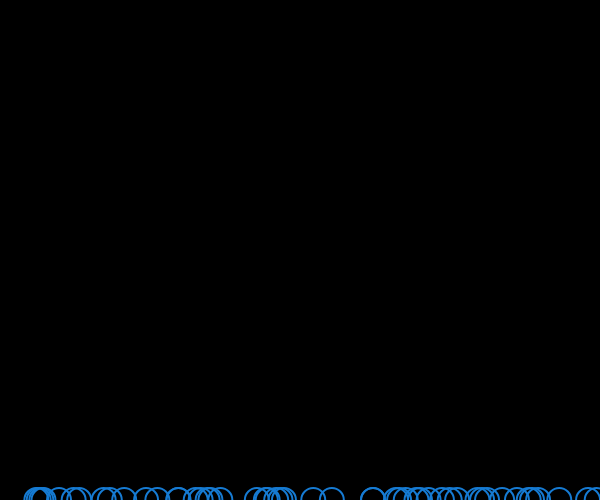
Frame 1 (no input)
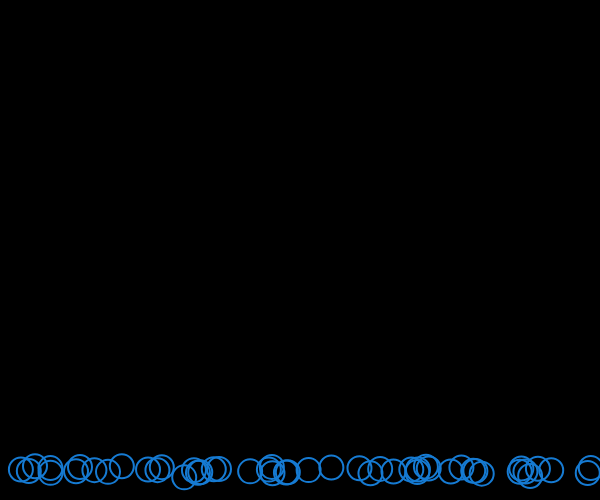
Frame 60 (no input)
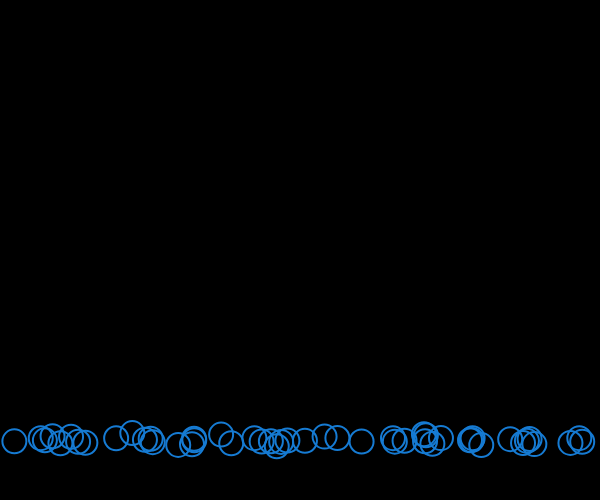
Frame 120 (the mouse pressed at the canvas centre since frame 60)

The p5.js sketch that drew these frames (run headless with seeded random() and noise() and a simulated clock; from frame 60 on, the mouse is pressed at the canvas centre):

// p5.js sketch
// ── sketch.js
// Having fun with bubbles

// TODO: Make bubbles floating from the bottom to the top
// make it possible to pop them with the mouse
// Make the background simulate an ocean background
// https://www.youtube.com/watch?v=rHiSsgFRgx4&index=22&list=PLRqwX-V7Uu6Zy51Q-x9tMWIv9cueOFTFA

let MAX_BUBBLES = 50;
let bubbles = [];
bubbleRadius = 12;


function setup() {
    createCanvas(windowWidth / 2, windowHeight / 2);
    for (let i = 0; i < MAX_BUBBLES; i++) {
        bubbles[i] = new Bubble();
    }
}

function draw() {
    background(0);

    for (let i = 0; i < bubbles.length - 1; i++) {
        bubbles[i].show();
        bubbles[i].move();
    }
}

function mousePressed() {
    for (let i = 0; i < bubbles.length - 1; i++) {
        if (mouseX <= bubbles[i].x + bubbleRadius &&
            mouseX >= bubbles[i].x - bubbleRadius &&
            mouseY <= bubbles[i].y + bubbleRadius &&
            mouseY >= bubbles[i].y - bubbleRadius) {
            bubbles.splice(i, 1);
            console.log("You popped one!")
        }
    }
}

class Bubble {
    constructor() {
        this.x = random(windowWidth / 2);
        this.y = height;
    }

    // pop(index) {
    //   if (index > -1) {
    //     bubbles.splice(index, 1);
    //   }
    // }

    move() {
        this.x = this.x + random(-2, 2);
        this.y = this.y + random(-1, 0);
    }

    show() {
        stroke(22, 123, 211);
        strokeWeight(2);
        noFill();
        ellipse(this.x, this.y, bubbleRadius * 2, bubbleRadius * 2);
    }
}
